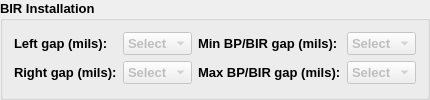
                 <widget class="QGroupBox" name="bir_box">
                  <property name="palette">
                   <palette>
                    <active/>
                    <inactive/>
                    <disabled/>
                   </palette>
                  </property>
                  <property name="font">
                   <font>
                    <family>Arial</family>
                    <pointsize>10</pointsize>
                    <weight>75</weight>
                    <bold>true</bold>
                   </font>
                  </property>
                  <property name="title">
                   <string>BIR Installation</string>
                  </property>
                  <layout class="QGridLayout" name="gridLayout_3">
                   <item row="0" column="0">
                    <widget class="QLabel" name="label_23">
                     <property name="palette">
                      <palette>
                       <active/>
                       <inactive/>
                       <disabled/>
                      </palette>
                     </property>
                     <property name="text">
                      <string>Left gap (mils):</string>
                     </property>
                    </widget>
                   </item>
                   <item row="0" column="1">
                    <widget class="QComboBox" name="leftgap">
                     <property name="enabled">
                      <bool>false</bool>
                     </property>
                     <property name="palette">
                      <palette>
                       <active/>
                       <inactive/>
                       <disabled/>
                      </palette>
                     </property>
                     <property name="currentText">
                      <string>Select</string>
                     </property>
                     <item>
                      <property name="text">
                       <string>Select</string>
                      </property>
                     </item>
                     <item>
                      <property name="text">
                       <string>1</string>
                      </property>
                     </item>
                     <item>
                      <property name="text">
                       <string>2</string>
                      </property>
                     </item>
                     <item>
                      <property name="text">
                       <string>3</string>
                      </property>
                     </item>
                     <item>
                      <property name="text">
                       <string>4</string>
                      </property>
                     </item>
                     <item>
                      <property name="text">
                       <string>5</string>
                      </property>
                     </item>
                     <item>
                      <property name="text">
                       <string>6</string>
                      </property>
                     </item>
                     <item>
                      <property name="text">
                       <string>7</string>
                      </property>
                     </item>
                     <item>
                      <property name="text">
                       <string>8</string>
                      </property>
                     </item>
                     <item>
                      <property name="text">
                       <string>9</string>
                      </property>
                     </item>
                     <item>
                      <property name="text">
                       <string>10</string>
                      </property>
                     </item>
                     <item>
                      <property name="text">
                       <string>11</string>
                      </property>
                     </item>
                     <item>
                      <property name="text">
                       <string>12</string>
                      </property>
                     </item>
                     <item>
                      <property name="text">
                       <string>13</string>
                      </property>
                     </item>
                     <item>
                      <property name="text">
                       <string>14</string>
                      </property>
                     </item>
                     <item>
                      <property name="text">
                       <string>15</string>
                      </property>
                     </item>
                    </widget>
                   </item>
                   <item row="0" column="2">
                    <widget class="QLabel" name="label_30">
                     <property name="palette">
                      <palette>
                       <active/>
                       <inactive/>
                       <disabled/>
                      </palette>
                     </property>
                     <property name="text">
                      <string>Min BP/BIR gap (mils):</string>
                     </property>
                    </widget>
                   </item>
                   <item row="0" column="3">
                    <widget class="QComboBox" name="mingap">
                     <property name="enabled">
                      <bool>false</bool>
                     </property>
                     <property name="palette">
                      <palette>
                       <active/>
                       <inactive/>
                       <disabled/>
                      </palette>
                     </property>
                     <item>
                      <property name="text">
                       <string>Select</string>
                      </property>
                     </item>
                     <item>
                      <property name="text">
                       <string>1</string>
                      </property>
                     </item>
                     <item>
                      <property name="text">
                       <string>2</string>
                      </property>
                     </item>
                     <item>
                      <property name="text">
                       <string>3</string>
                      </property>
                     </item>
                     <item>
                      <property name="text">
                       <string>4</string>
                      </property>
                     </item>
                     <item>
                      <property name="text">
                       <string>5</string>
                      </property>
                     </item>
                     <item>
                      <property name="text">
                       <string>6</string>
                      </property>
                     </item>
                     <item>
                      <property name="text">
                       <string>7</string>
                      </property>
                     </item>
                     <item>
                      <property name="text">
                       <string>8</string>
                      </property>
                     </item>
                     <item>
                      <property name="text">
                       <string>9</string>
                      </property>
                     </item>
                     <item>
                      <property name="text">
                       <string>10</string>
                      </property>
                     </item>
                     <item>
                      <property name="text">
                       <string>11</string>
                      </property>
                     </item>
                     <item>
                      <property name="text">
                       <string>12</string>
                      </property>
                     </item>
                     <item>
                      <property name="text">
                       <string>13</string>
                      </property>
                     </item>
                     <item>
                      <property name="text">
                       <string>14</string>
                      </property>
                     </item>
                     <item>
                      <property name="text">
                       <string>15</string>
                      </property>
                     </item>
                    </widget>
                   </item>
                   <item row="1" column="0">
                    <widget class="QLabel" name="label_27">
                     <property name="palette">
                      <palette>
                       <active/>
                       <inactive/>
                       <disabled/>
                      </palette>
                     </property>
                     <property name="text">
                      <string>Right gap (mils):</string>
                     </property>
                    </widget>
                   </item>
                   <item row="1" column="1">
                    <widget class="QComboBox" name="rightgap">
                     <property name="enabled">
                      <bool>false</bool>
                     </property>
                     <property name="palette">
                      <palette>
                       <active/>
                       <inactive/>
                       <disabled/>
                      </palette>
                     </property>
                     <item>
                      <property name="text">
                       <string>Select</string>
                      </property>
                     </item>
                     <item>
                      <property name="text">
                       <string>1</string>
                      </property>
                     </item>
                     <item>
                      <property name="text">
                       <string>2</string>
                      </property>
                     </item>
                     <item>
                      <property name="text">
                       <string>3</string>
                      </property>
                     </item>
                     <item>
                      <property name="text">
                       <string>4</string>
                      </property>
                     </item>
                     <item>
                      <property name="text">
                       <string>5</string>
                      </property>
                     </item>
                     <item>
                      <property name="text">
                       <string>6</string>
                      </property>
                     </item>
                     <item>
                      <property name="text">
                       <string>7</string>
                      </property>
                     </item>
                     <item>
                      <property name="text">
                       <string>8</string>
                      </property>
                     </item>
                     <item>
                      <property name="text">
                       <string>9</string>
                      </property>
                     </item>
                     <item>
                      <property name="text">
                       <string>10</string>
                      </property>
                     </item>
                     <item>
                      <property name="text">
                       <string>11</string>
                      </property>
                     </item>
                     <item>
                      <property name="text">
                       <string>12</string>
                      </property>
                     </item>
                     <item>
                      <property name="text">
                       <string>13</string>
                      </property>
                     </item>
                     <item>
                      <property name="text">
                       <string>14</string>
                      </property>
                     </item>
                     <item>
                      <property name="text">
                       <string>15</string>
                      </property>
                     </item>
                    </widget>
                   </item>
                   <item row="1" column="2">
                    <widget class="QLabel" name="label_29">
                     <property name="palette">
                      <palette>
                       <active/>
                       <inactive/>
                       <disabled/>
                      </palette>
                     </property>
                     <property name="text">
                      <string>Max BP/BIR gap (mils):</string>
                     </property>
                    </widget>
                   </item>
                   <item row="1" column="3">
                    <widget class="QComboBox" name="maxgap">
                     <property name="enabled">
                      <bool>false</bool>
                     </property>
                     <property name="palette">
                      <palette>
                       <active/>
                       <inactive/>
                       <disabled/>
                      </palette>
                     </property>
                     <item>
                      <property name="text">
                       <string>Select</string>
                      </property>
                     </item>
                     <item>
                      <property name="text">
                       <string>1</string>
                      </property>
                     </item>
                     <item>
                      <property name="text">
                       <string>2</string>
                      </property>
                     </item>
                     <item>
                      <property name="text">
                       <string>3</string>
                      </property>
                     </item>
                     <item>
                      <property name="text">
                       <string>4</string>
                      </property>
                     </item>
                     <item>
                      <property name="text">
                       <string>5</string>
                      </property>
                     </item>
                     <item>
                      <property name="text">
                       <string>6</string>
                      </property>
                     </item>
                     <item>
                      <property name="text">
                       <string>7</string>
                      </property>
                     </item>
                     <item>
                      <property name="text">
                       <string>8</string>
                      </property>
                     </item>
                     <item>
                      <property name="text">
                       <string>9</string>
                      </property>
                     </item>
                     <item>
                      <property name="text">
                       <string>10</string>
                      </property>
                     </item>
                     <item>
                      <property name="text">
                       <string>11</string>
                      </property>
                     </item>
                     <item>
                      <property name="text">
                       <string>12</string>
                      </property>
                     </item>
                     <item>
                      <property name="text">
                       <string>13</string>
                      </property>
                     </item>
                     <item>
                      <property name="text">
                       <string>14</string>
                      </property>
                     </item>
                     <item>
                      <property name="text">
                       <string>15</string>
                      </property>
                     </item>
                    </widget>
                   </item>
                  </layout>
                 </widget>
